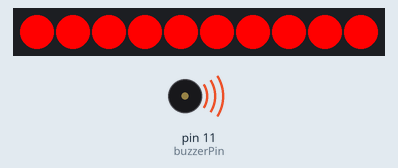
Simulated run of this sketch. Board: Arduino Uno, built with avr-gcc and run on an emulated ATmega328P. Shown: 10 RGB LEDs in strip order, left to right, buzzer (waves = sounding, pin HIGH). The strip is taken to match the declared colour order.

Above: at 0.1 s.
At 1.1 s:
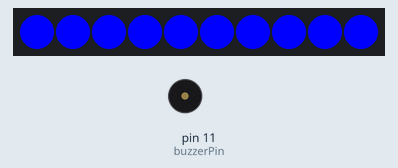
Timing chart, 0 to 130.0 s (numbered marks = the images above):
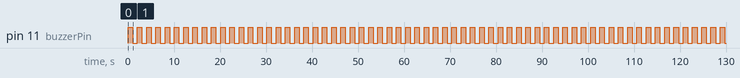

Measured:
- by itself, pin 11 (buzzerPin): alternates HIGH for 1.0 s and LOW for 1.0 s

The sketch:

11.RGBwithBuzzer.ino
```cpp
#include<Adafruit_NeoPixel.h>
#define RGB_Pin 7
#define NumPixels 10
#define buzzerPin 11
Adafruit_NeoPixel pixels(NumPixels, RGB_Pin, NEO_RGB+NEO_KHZ800);
void setup() {
  // put your setup code here, to run once:
  pixels.begin();
  pixels.clear();
  pinMode(buzzerPin,OUTPUT);
  digitalWrite(buzzerPin,HIGH);
}

void loop() {
  // put your main code here, to run repeatedly:
  digitalWrite(buzzerPin,HIGH); //Doesn't Rings when colour is green
  for(int i=0;i<10;i++)
  pixels.clear();
  for(int i=0;i<10;i++){
    pixels.setPixelColor(i,pixels.Color(255,0,0));
    pixels.show();
  }
  delay(1000);

  digitalWrite(buzzerPin,LOW);
    for(int i=0; i< 10;i++)
    {
      pixels.clear();
    }
    for(int i=0; i< 10;i++)
    {
      pixels.setPixelColor(i,pixels.Color(0,0,255));
      pixels.show();
    }
  delay(1000);
}
```
